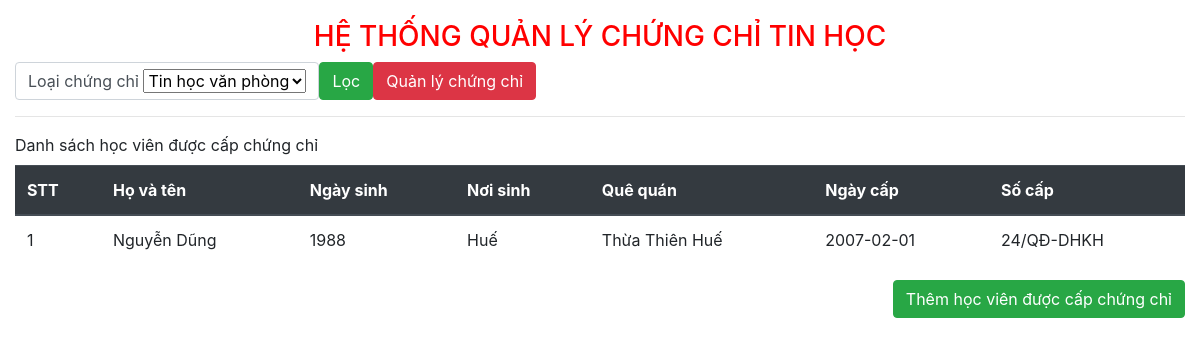
The app's page /index.php?chungchi=THVP with its own data.
### tables this page shows
CREATE TABLE `hocvien` (
  `mahocvien` varchar(255) NOT NULL,
  `ho` varchar(255) NOT NULL,
  `ten` varchar(255) NOT NULL,
  `quequan` varchar(255) NOT NULL,
  `ngaysinh` varchar(255) NOT NULL,
  `noisinh` text NOT NULL
);

CREATE TABLE `capcho` (
  `machungchi` varchar(255) NOT NULL,
  `mahocvien` varchar(255) NOT NULL,
  `ngaycap` date NOT NULL,
  `socap` varchar(255) NOT NULL,
  `diemthuchanh` int(11) NOT NULL,
  `diemlythuyet` int(11) NOT NULL
);

### model/chungchi.php (called while the page is built, shortened)
<?php
	class ChungChi
	{
		function __construct($machungchi,$tenchungchi)
		{
			$this->machungchi = $machungchi;
			$this->tenchungchi = $tenchungchi;
		}
		public static function getAllChungChi(){
			require 'connect.php';
			$query = "SELECT *  FROM chungchi";
                $result = $connect->query($query);
                $rs = array();
                if ($result) {
                    while ($rows = $result->fetch_assoc()) {
                        array_push($rs,new ChungChi(
                            $rows["machungchi"],
                            $rows["tenchungchi"]
                        ));
                    }
                }
                return $rs;
		}
	}
?>

### model/hocvien.php (called while the page is built, shortened)
<?php
	class HocVien
	{
		function __construct($mahocvien,$ho,$ten,$quequan,$ngaysinh,$noisinh,$ngaycap,$socap,$diemthuchanh,$diemlythuyet)
		{
			$this->ho = $ho;
			$this->ten = $ten;
			$this->quequan = $quequan;
			$this->ngaysinh = $ngaysinh;
			$this->noisinh = $noisinh;
			$this->ngaycap = $ngaycap;
			$this->socap = $socap;
		}
		public static function getHocVienByCC($machungchi){
			require 'connect.php';
			$query = "SELECT *  FROM hocvien JOIN capcho ON hocvien.mahocvien = capcho.mahocvien WHERE machungchi = '{$machungchi}'";
                $result = $connect->query($query);
                $rs = array();
                if ($result) {
                    while ($rows = $result->fetch_assoc()) {
                        array_push($rs,new HocVien(
                            $rows["mahocvien"],
                            $rows["ho"],
                            $rows["ten"],
                            $rows["quequan"],
                            $rows["ngaysinh"],
                            $rows["noisinh"],
                            $rows["ngaycap"],
                            $rows["socap"],
                            $rows["diemthuchanh"],
                            $rows["diemlythuyet"]
                        ));
                    }
                }
                return $rs;
		}
	}
?>

### index.php (the view, shortened to what this page needs)
<?php
	include_once 'model/hocvien.php';
	include_once 'model/chungchi.php';
	$chungchi = ChungChi::getAllChungChi();
	if (isset($_REQUEST['chungchi'])) {
		$mcc = $_REQUEST['chungchi'];
		if (ChungChi::checkChungChi($mcc) == true) {
			$hocvien = HocVien::getHocVienByCC($mcc);
		} else{
			$hocvien = HocVien::getAll();
		}
	}else{
		$hocvien = HocVien::getAll();
	}
?>
<!DOCTYPE html>
<html lang="en">
<head>
	<link rel="stylesheet" href="https://stackpath.bootstrapcdn.com/bootstrap/4.4.1/css/bootstrap.min.css">
	<link rel="stylesheet" type="text/css" href="css/style.css">
</head>
<body>
	<div class="container-fluid">
		<div class="tieu-de">
			<h3>HỆ THỐNG QUẢN LÝ CHỨNG CHỈ TIN HỌC</h3>
		</div>
		<div class="chuc-nang">
			<form class="loc-chung-chi">
				<div class="form-control">
					<label>Loại chứng chỉ</label>
					<select name="chungchi">
						<?php foreach ($chungchi as $key => $value) {
							echo "<option value=".$value->machungchi.">".$value->tenchungchi."</option>";
						} ?>
					</select>
				</div>
				<button class="btn btn-success">Lọc</button>
			</form>
			<a href="quanlychungchi.php" class="btn btn-danger">Quản lý chứng chỉ</a>
		</div>
		<hr>
		<label>Danh sách học viên được cấp chứng chỉ</label>
		<table class="table table-borderedt table-hover">
			<thead class="thead-dark">
				<tr>
					<th>STT</th>
					<th>Họ và tên</th>
					<th>Ngày sinh</th>
					<th>Nơi sinh</th>
					<th>Quê quán</th>
					<th>Ngày cấp</th>
					<th>Số cấp</th>
				</tr>
			</thead>
			<tbody>
				<?php
				$stt = 0;
				foreach ($hocvien as $key => $value) {
					echo "<tr>
					<td>".++$stt."</td>
					<td>".$value->ho." ".$value->ten."</td>
					<td>".$value->ngaysinh."</td>
					<td>".$value->noisinh."</td>
					<td>".$value->quequan."</td>
					<td>".$value->ngaycap."</td>
					<td>".$value->socap."</td>
				</tr>";
				}
				?>
			</tbody>
		</table>
		<div class="float-right">
			<a href="themhocvien.php" class="btn btn-success">Thêm học viên được cấp chứng chỉ</a>
		</div>
	</div>
</body>
</html>

### css/style.css (style rules this page uses)
.tieu-de { padding-top: 20px; text-align: center; color: red }
.chuc-nang,.loc-chung-chi { display: flex; }

### records on screen
hocvien: ho "Nguyễn", ten "Dũng", ngaysinh "1988", noisinh "Huế", quequan "Thừa Thiên Huế", capcho.ngaycap "2007-02-01", capcho.socap "24/QĐ-DHKH"

### other values on screen
form field chungchi "Tin học văn phòng"
